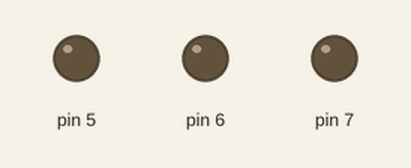
Simulated run of this sketch. Board: Arduino Uno, built with avr-gcc and run on an emulated ATmega328P. On the bench: output pins drawn as LEDs (lit = HIGH).

Above: at 0.5 s.
At 2.5 s:
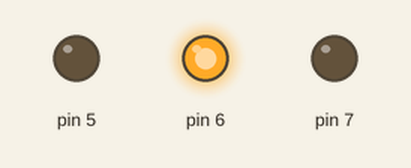
At 3.5 s:
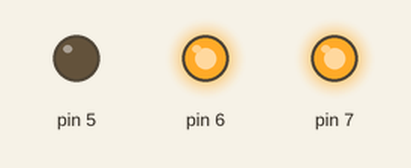
At 4.5 s:
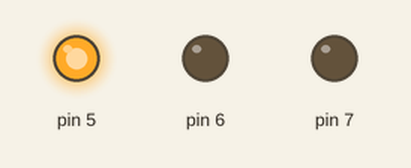
At 6.5 s:
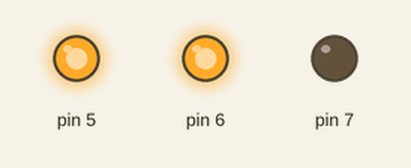
At 9.5 s:
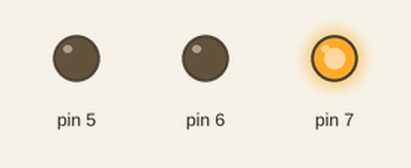
Timing chart, 0 to 10.4 s (numbered marks = the images above):
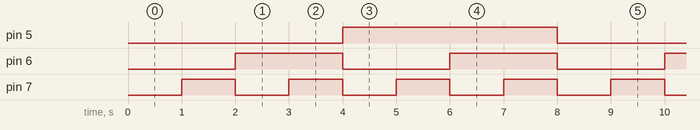

The sketch:

counter.ino
```cpp
void setup()
{
  Serial.begin(9600);
  pinMode(5,OUTPUT);
  pinMode(6,OUTPUT);
  pinMode(7,OUTPUT);
}
void loop()
{
  digitalWrite(5,LOW);
  digitalWrite(6,LOW);
  digitalWrite(7,LOW);
  //println("0");
  delay(1000);

  digitalWrite(7,HIGH);
   // println("1");
  delay(1000);

  digitalWrite(6,HIGH);
  digitalWrite(7,LOW);
  //println("2");
  delay(1000);

  digitalWrite(7,HIGH);
    //println("3");
  delay(1000);

  digitalWrite(5,HIGH);
  digitalWrite(6,LOW);
  digitalWrite(7,LOW);
    //println("4");
  delay(1000);

  digitalWrite(7,HIGH);
    //println("5");
  delay(1000);

  digitalWrite(6,HIGH);
  digitalWrite(7,LOW);
    //println("6");
  delay(1000);

  digitalWrite(7,HIGH);
    //println("7");
  delay(1000);


}
```

Measured:
- by itself, pin 5: alternates HIGH for 4.0 s and LOW for 4.0 s
- by itself, pin 6: alternates HIGH for 2.0 s and LOW for 2.0 s
- by itself, pin 7: alternates HIGH for 1.0 s and LOW for 1.0 s
